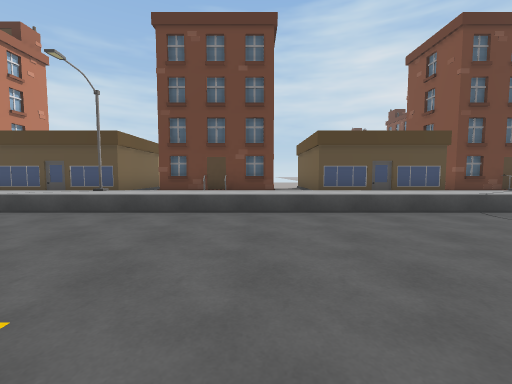
view 1 (above)

22 first-person views from a walk through a Unity game level. The camera is 1.3 m above the floor, tilts 4° down and sees 90° across. The floor is counted in squares, 2 m on a side. Each view is taken from the middle of a square. On the plan, view 1 faces up. The plan holds only what a view shows up to about 9 squares ahead; the rest is blank. The place goes on beyond the plan. The player character is not drawn.

view 2
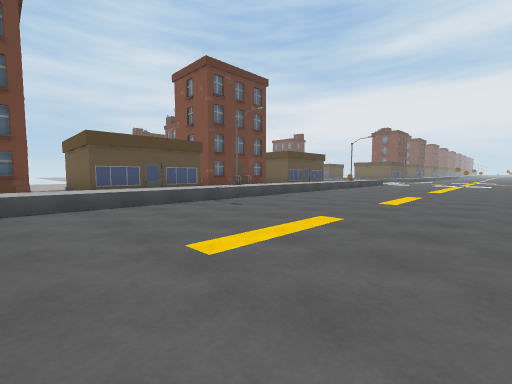

view 3
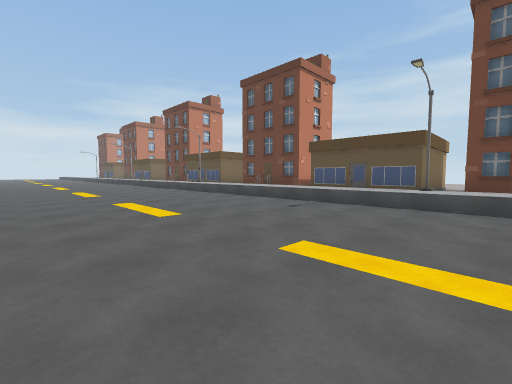

view 4
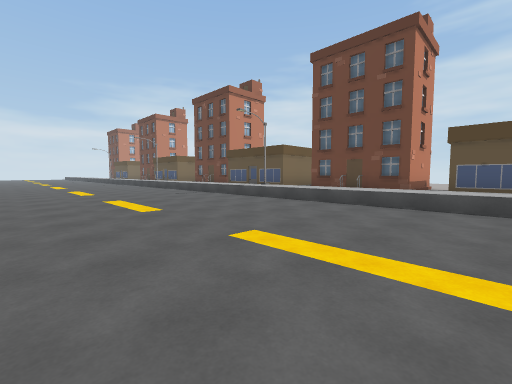

view 5
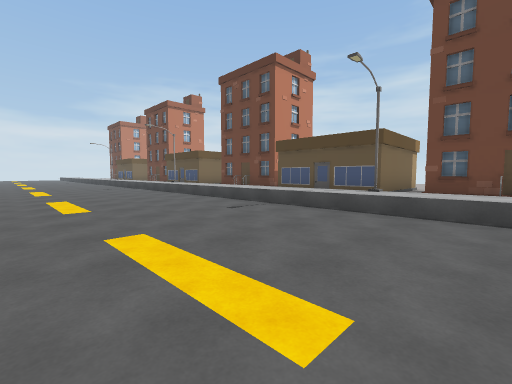

view 6
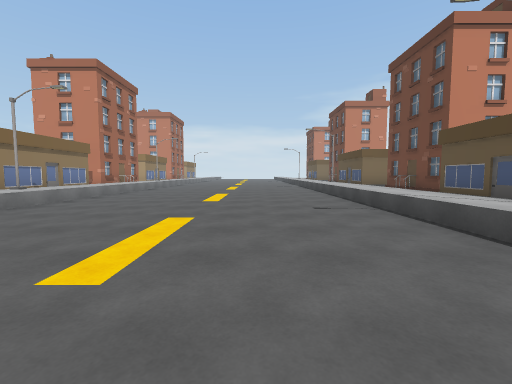

view 7
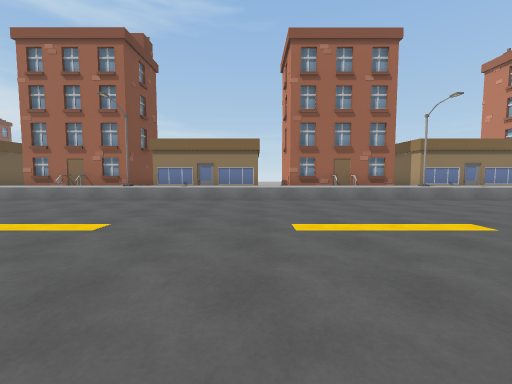

view 8
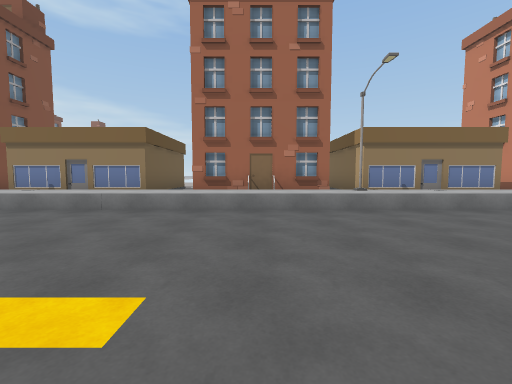

view 9
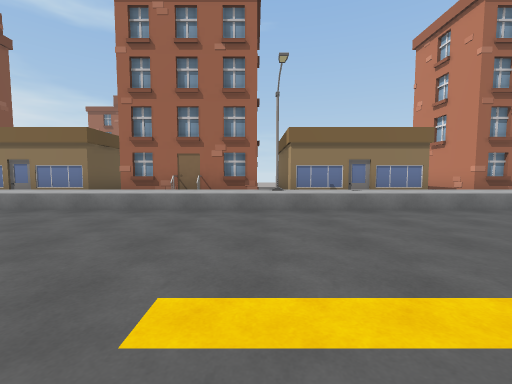

view 10
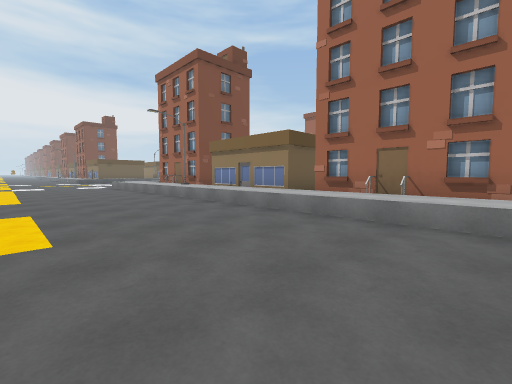

view 11
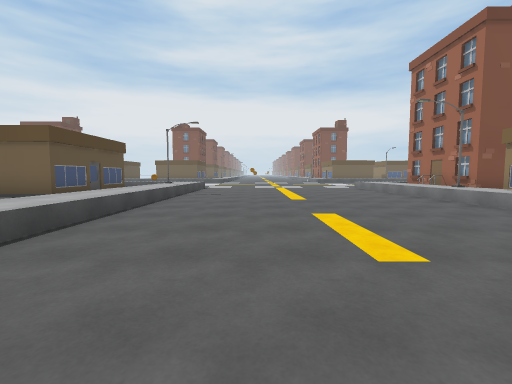

view 12
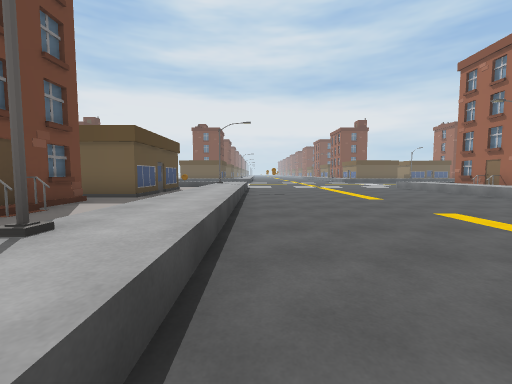

view 13
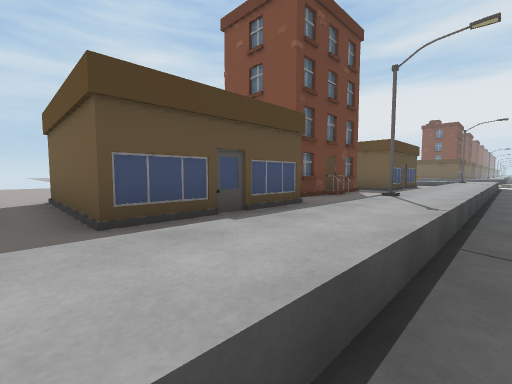

view 14
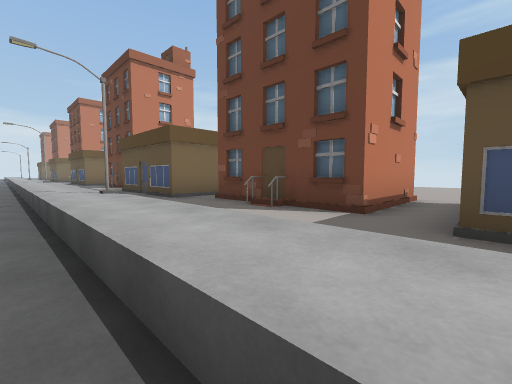

view 15
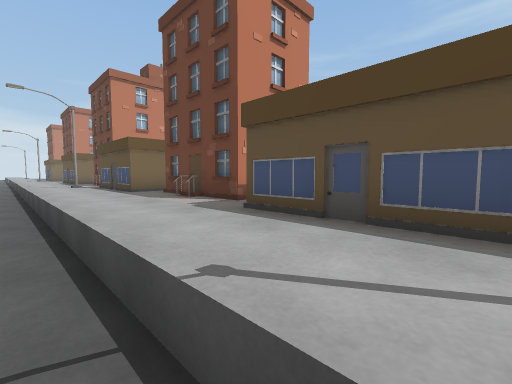

view 16
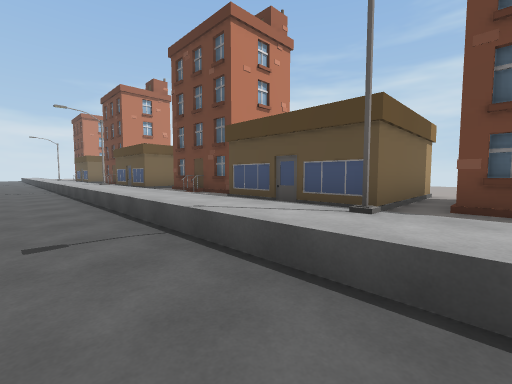

view 17
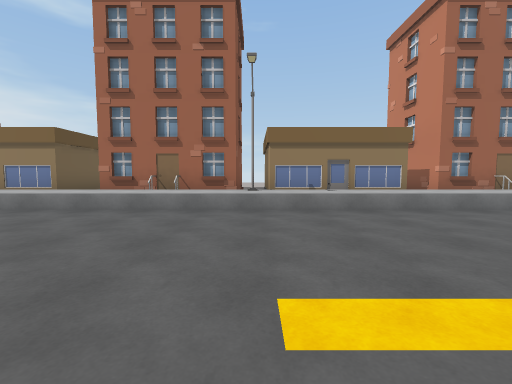

view 18
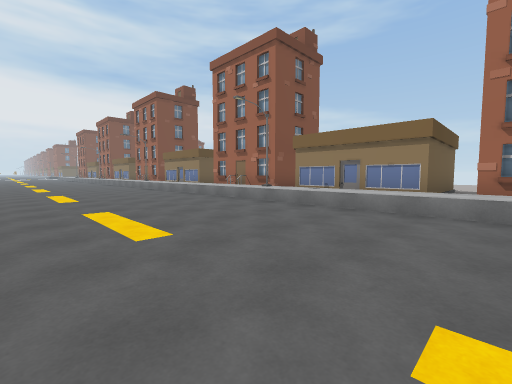

view 19
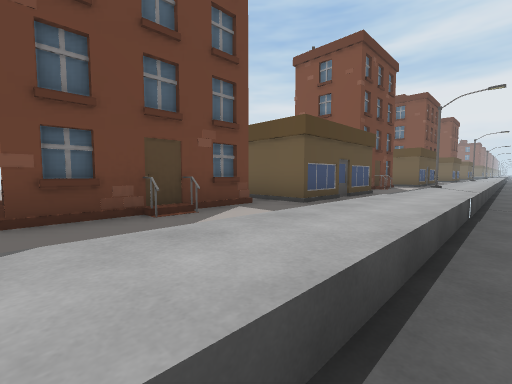

view 20
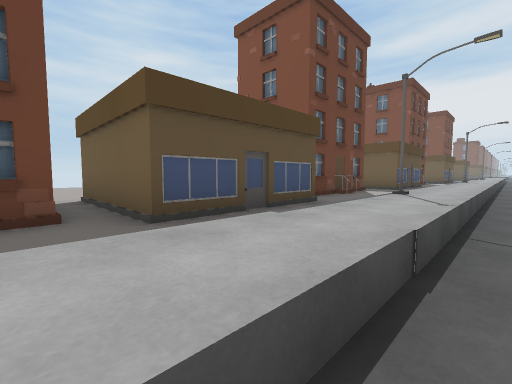

view 21
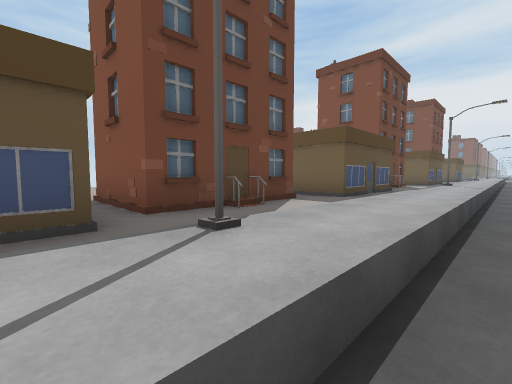

view 22
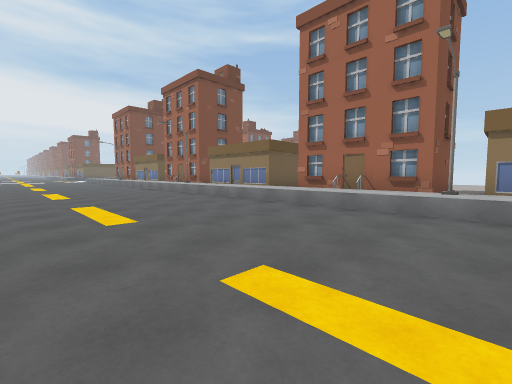

### Floor plan
Key: @ floor where view 1 was taken; # wall or solid block; . main floor; : floor 0.25 m higher than the main floor; + floor 0.5 m higher than the main floor; ^ raised ledge; O other object.
Columns run from 20 left of view 1 to 13 right of it. Each row starts with its distance up from view 1.
 16                      ::
 15                     :::
 14     ::              :::
 13     :: ::           :::
 12     :  ::           :::
 11     :   :           :::
 10     #   :   O   #   O:#
  9     #   :   #   #   #:#
  8 ###O#   :O#### ######:## ####O#
  7 ::::#O#O::O::###O::O::O###::::#O##
  6 :::::::::::::::::::::::::::::
  5 ++++++++#++++++++#+++++++#++++++++
  4 ..................................
  3 ..................................
  2 ..................................
  1 ..................................
  0 ....................@.............
 -1 ..................................
 -2 ..................................
 -3 ^^^^^^^^^^^^^^^^^^^^^^^^^^^^^^^^^^
 -4  ^^OO^OOO O^O^OOO ^^OO^OOO ^OOO^OO
 -5 #^###^########^###O########^ # ^#

Positions as (right, up) in squares from view 1, and headings:
1: (0, 0), facing up
2: (0, -1), facing up-right
3: (-2, -1), facing up-left
4: (-6, -1), facing up-left
5: (-10, 0), facing up-left
6: (-9, 2), facing left
7: (-10, 4), facing down
8: (-4, 2), facing down
9: (3, 2), facing down
10: (3, 1), facing down-right
11: (4, 2), facing right
12: (4, 4), facing right
13: (1, 4), facing up-right
14: (2, 4), facing up-left
15: (-4, 4), facing up-left
16: (-11, 3), facing up-left
17: (-15, 2), facing down
18: (-20, 2), facing down-right
19: (-20, 4), facing up-right
20: (-17, 4), facing up-right
21: (-13, 4), facing up-right
22: (-7, 2), facing down-right
